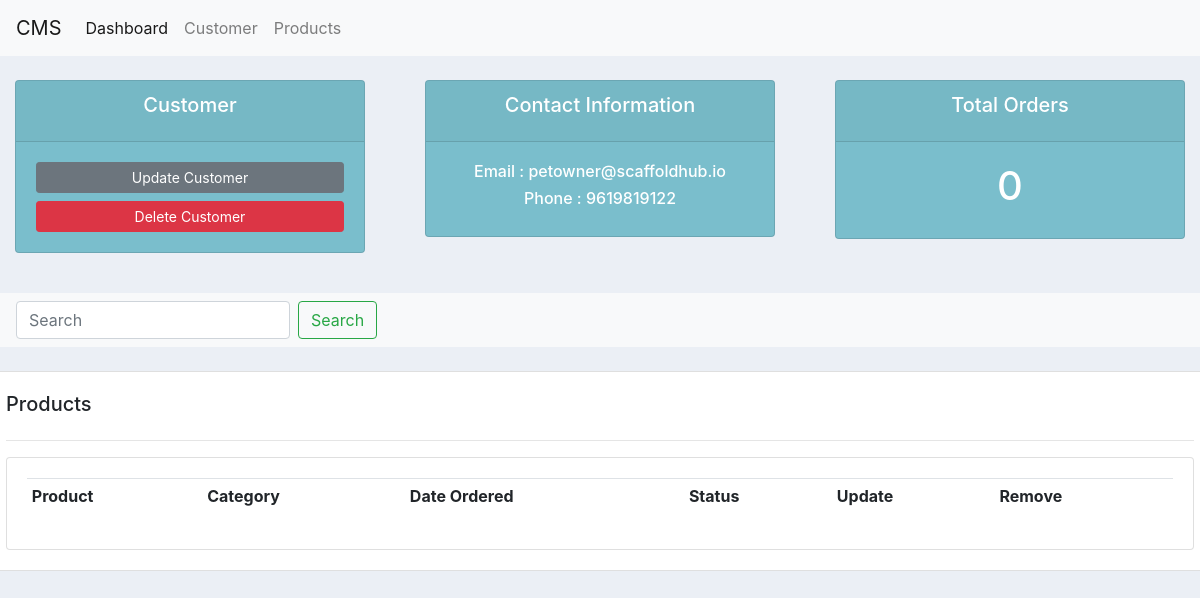
/customer/3/, run on an earlier commit of the app's database.
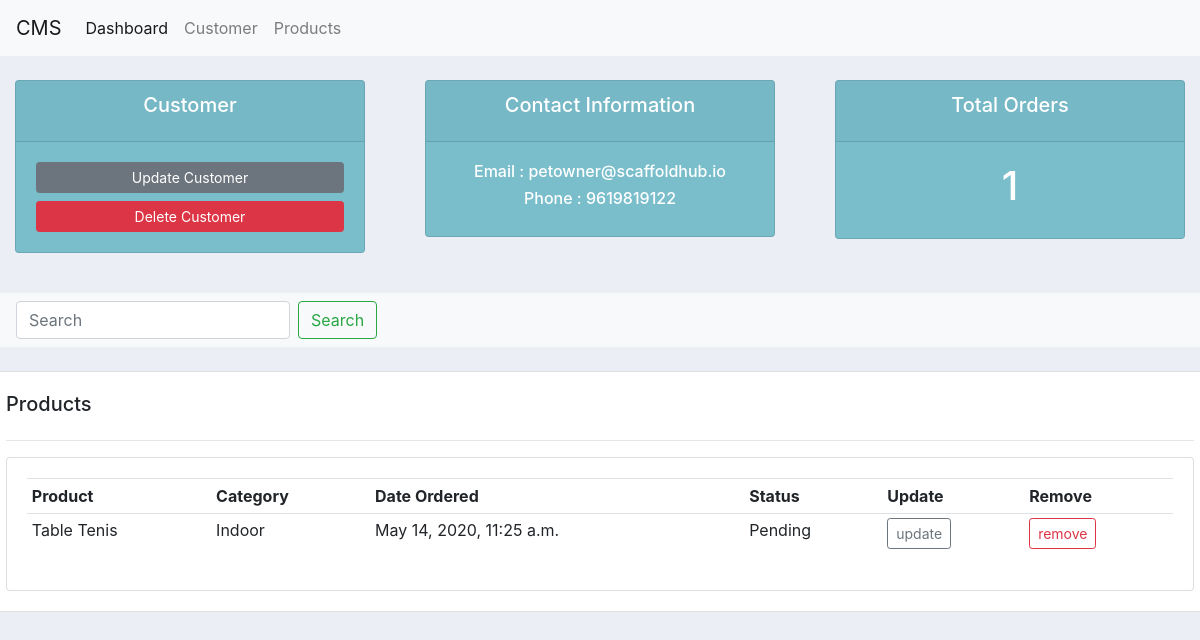
And on a later commit of the database.
### section/models.py (models this page shows)
class Order(models.Model):
	STATUS = (
			('Pending', 'Pending'),
			('Out for delivery', 'Out for delivery'),
			('Delivered', 'Delivered'),
			)
	customer =  models.ForeignKey(Customer,null=True,on_delete=models.SET_NULL)
	product = models.ForeignKey(Product,null=True,on_delete=models.SET_NULL)
	date_created = models.DateTimeField(auto_now_add=True, null=True)
	status = models.CharField(max_length=200, null=True, choices=STATUS)

class Product(models.Model):
	CATEGORY = (
			('Indoor', 'Indoor'),
			('Out Door', 'Out Door'),
			)
	name = models.CharField(max_length=200, null=True)
	price = models.FloatField(null=True)
	category = models.CharField(max_length=200, null=True, choices=CATEGORY)
	description = models.CharField(max_length=200, null=True,blank=True)
	date_created = models.DateTimeField(auto_now_add=True, null=True)
	tags = models.ManyToManyField(Tag)
	def __str__(self):
		return self.name

### section/views.py (the view)
# urls.py: path('customer/<str:pk>/',views.customer, name="customer"),
def customer(request, pk):
    customer = Customer.objects.get(id=pk)
    orders = customer.order_set.all()
    order_count = orders.count()
    context = {'customer':customer,'orders':orders,'order_count' : order_count,}
    return render(request,'section/customer.html',context)

### section/templates/section/customer.html (shortened to what this page needs)
{% extends 'section/main.html' %}
{% block content %}
{% include 'section/nav.html' %}
  <br>
  <div class="row">
    <div class="col">
        <div class="col-md">
            <div class="card text-center text-white mb-3" id="total-orders">
            <div class="card-header">
                <h5 class="card-title">Customer</h5>
            </div>
            <div class="card-body">
                <a class="btn btn-secondary btn-sm btn-block" href="">Update Customer</a>
                <a class="btn btn-danger btn-sm btn-block" href="">Delete Customer</a>
            </div>
            </div>
        </div>
    </div>
    <div class="col">
        <div class="col-md">
            <div class="card text-center text-white mb-3" id="total-orders">
            <div class="card-header">
                <h5 class="card-title">Contact Information</h5>
            </div>
            <div class="card-body " >
                <h6>Email : {{customer.email}}</h6>
                <h6>Phone : {{customer.phone}}</h6>
            </div>
            </div>
        </div>
    </div>
    <div class="col">
        <div class="col-md">
            <div class="card text-center text-white mb-3" id="total-orders">
            <div class="card-header">
                <h5 class="card-title">Total Orders</h5>
            </div>
            <div class="card-body">
                <h1 style="text-align: center padding: 10px">{{order_count}}</h1>
            </div>
            </div>
        </div>
    </div>
  </div>
  <br>
  <div class="row">
  <div class="col">
      <nav class="navbar navbar-light bg-light">
  <form class="form-inline">
    <input class="form-control mr-sm-2" type="search" placeholder="Search" aria-label="Search">
    <button class="btn btn-outline-success my-2 my-sm-0" type="submit">Search</button>
  </form>
  </nav>
  </div>
  </div>
  <br>
  <div class="row">
        <div class="col-md card card-body">
        <h5>Products</h5>
        <hr>
        <div class="card card-body">
                    <table class="table table-sm">
                        <tr>
                            <th>Product</th>
                            <th>Category</th>
                            <th>Date Ordered</th>
                            <th>Status</th>
                            <th>Update</th>
                            <th>Remove</th>
                        </tr>
                        {% for order in orders %}
                            <tr>
                            <td>{{order.product}}</td>
                            <td>{{order.product.category}}</td>
                            <td>{{order.date_created}}</td>
                            <td>{{order.status}}</td>
                            <td><a class="btn btn-outline-secondary btn-sm" href="">update</a></td>
                            <td><a class="btn btn-outline-danger btn-sm " href="">remove</a></td>
                        {% endfor %}
                    </table>
        </div>
        </div>
  </div>
{% endblock content %}

What changed in the data, as far as the page shows it:
added Order: product "Table Tenis", product.category "Indoor", date_created "May 14, 2020, 11:25 a.m.", status "Pending"
Also different on the page:
{{ order_count }}: "0" → "1"
